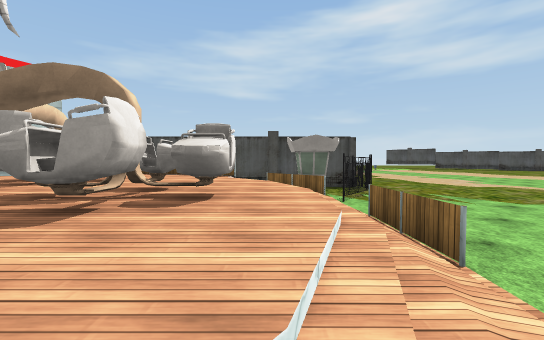
view 1 (above)

18 first-person views from a walk through a 3-D level made in the Unity game engine. The camera is 1.3 m above the floor, tilts 2° down and sees 90° across. The floor is counted in squares, 2 m on a side. Each view is taken from the middle of a square. On the plan, view 1 faces up. The plan holds only what a view shows up to about 9 squares ahead; the rest is blank. The place goes on beyond the plan. The player character is not drawn. Some surface patterns are stand-ins.

view 2
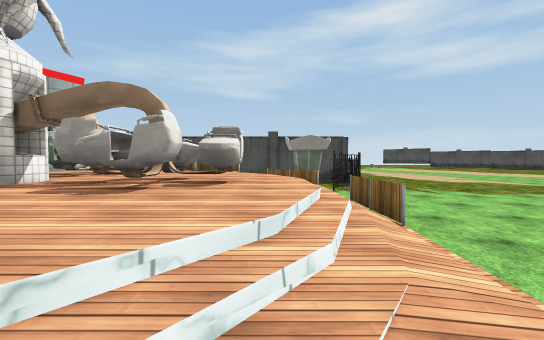

view 3
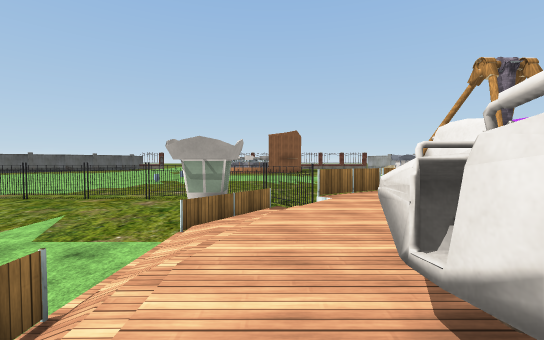

view 4
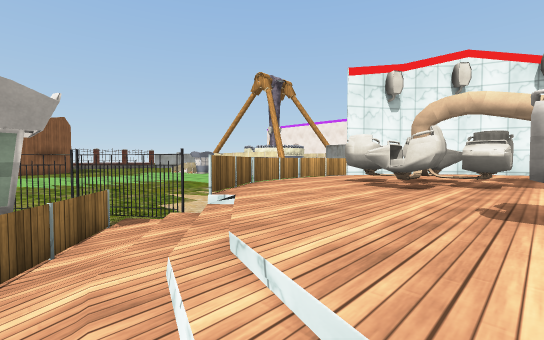

view 5
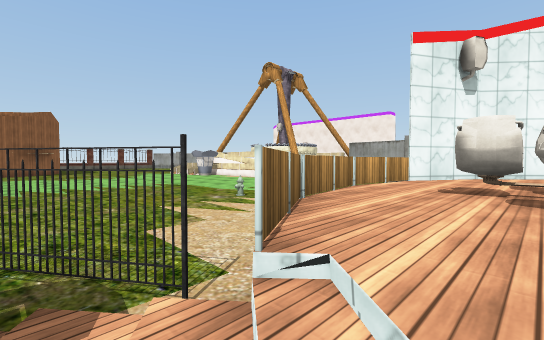

view 6
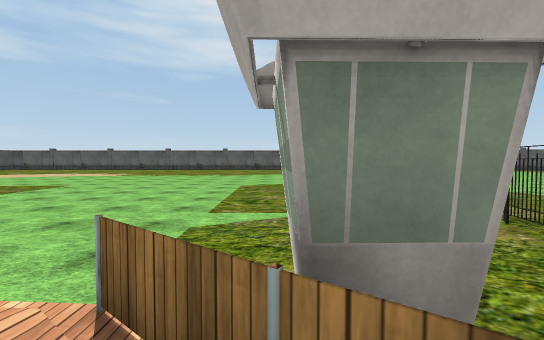

view 7
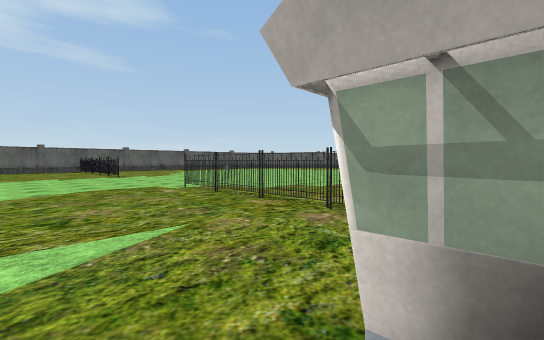

view 8
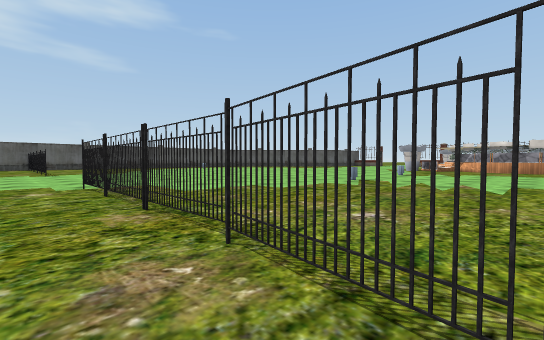

view 9
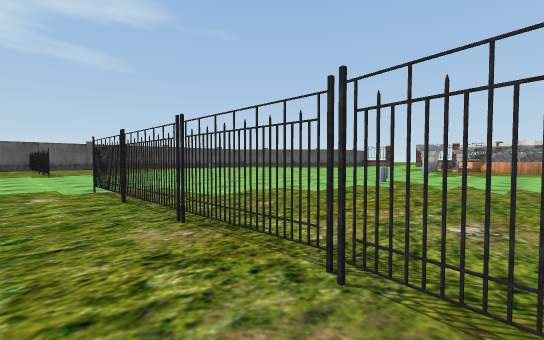

view 10
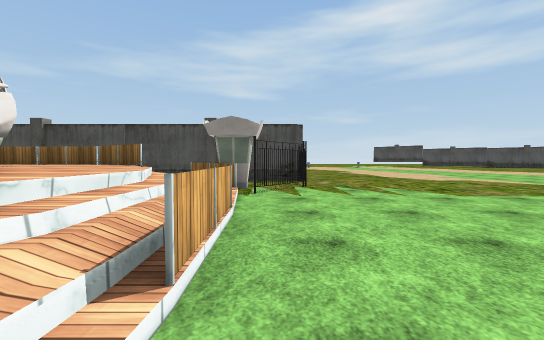

view 11
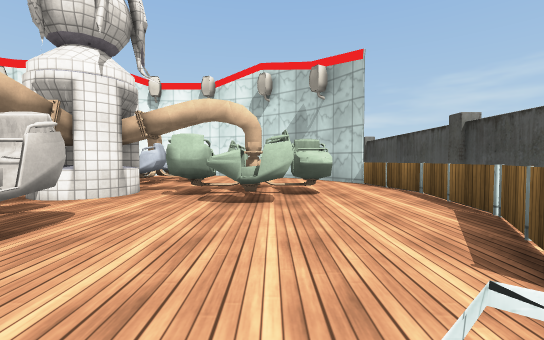

view 12
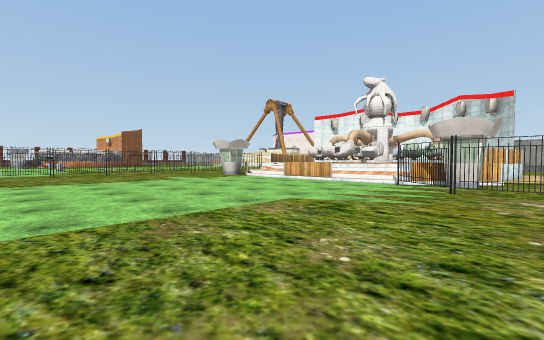

view 13
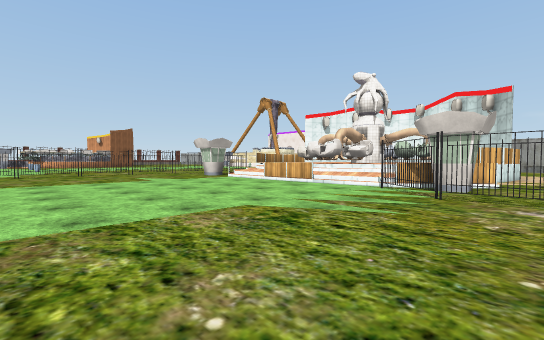

view 14
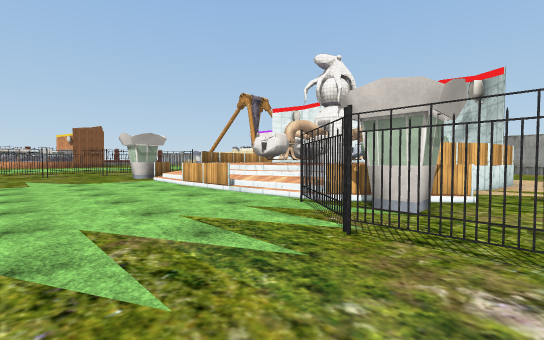

view 15
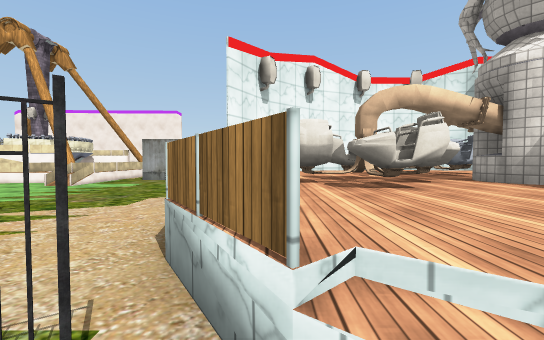

view 16
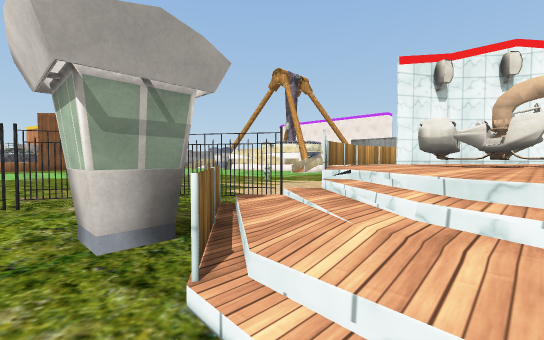

view 17
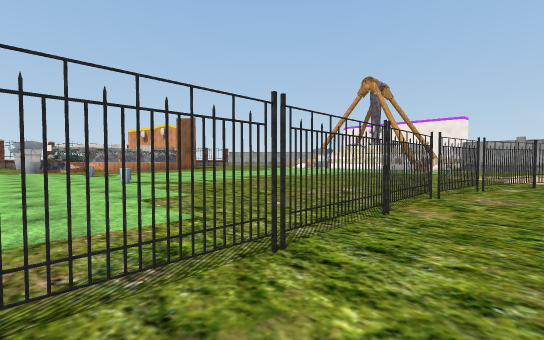

view 18
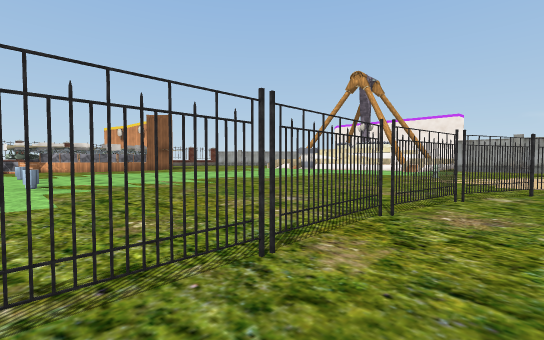

### Floor plan
Key: @ floor where view 1 was taken; # wall or solid block; x gap in a wall; . main floor; : floor 1 m higher than the main floor; / step, stairs or slope; = window, fence, low wall or low ledge; ^ raised ledge; F fence; B bin; O other object.
Columns run from 9 left of view 1 to 9 right of it. Each row starts with its distance up from view 1.
  9   ..........F......
  8   ####===##.F......
  7  #####:://#F.......
  6 ##  ##::://........
  5     ^x::://........
  4    ###:##:/........
  3     #####:/........
  2 #    ##^#:/........
  1 #    ##:://........
  0 ##   #^::@/........
 -1  ##  ####/#........
 -2   ######.##........
 -3    ......F.........
 -4  .........FFFFFFFFF
 -5 ...................
 -6 ....O..............
 -7 ...................
 -8 ... ...............
 -9      ..............
-10        ............
-11         .......B...
-12            ........
-13            ........
-14            ........
-15            ...  ...

Where each view was taken, in squares from view 1:
view 1: 0 up, 0 right, facing up
view 2: 1 down, 0 right, facing up
view 3: 4 up, 0 right, facing down
view 4: 2 up, 1 right, facing down-left
view 5: 0 up, 0 right, facing down-left
view 6: 1 down, 0 right, facing right
view 7: 0 up, 1 right, facing down-right
view 8: 3 down, 2 right, facing down-right
view 9: 3 down, 3 right, facing down-right
view 10: 1 up, 2 right, facing up
view 11: 6 up, 0 right, facing left
view 12: 9 up, 9 right, facing down-left
view 13: 9 up, 8 right, facing down-left
view 14: 9 up, 5 right, facing down-left
view 15: 1 down, 0 right, facing left
view 16: 1 up, 2 right, facing down-left
view 17: 3 down, 9 right, facing down-left
view 18: 3 down, 7 right, facing down-left
